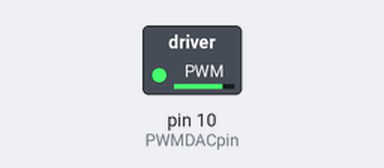
Bench run of a sketch on a simulated Arduino Uno, built with avr-gcc and run on an emulated ATmega328P. Parts: switched loads named in the sketch (green lamp = pin HIGH).

Above: at 0.1 s.
At 16.1 s:
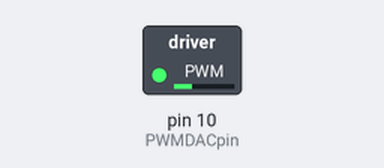
At 20.1 s:
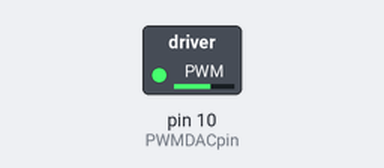
At 36.1 s:
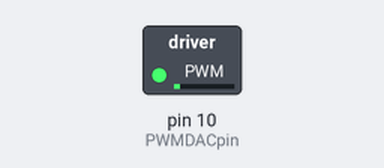
Timing chart, 0 to 37.6 s (numbered marks = the images above):
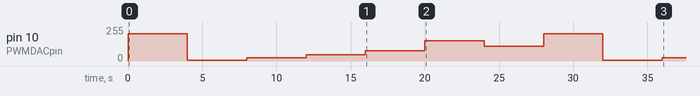

The sketch:

DAC_TEST.ino
```cpp
#include "TimerOne.h"

#define PWMDACpin 10
#define PWMperiod 32
#define PWMVALUE(v) ((1024/5)*v)
#define DACOUT(n) Timer1.pwm(PWMDACpin, n)

//#define WHEEL_NONE 820
//const uint16_t WHEEL_NONE = PWMVALUE(4);
#define WHEEL_NONE 820
#define VOL_DOWN 24
#define VOL_UP 102
#define TRK_UP 184
#define TRK_DOWN 307
#define MUTE 614
#define MODE 450


void setup() {
  pinMode(PWMDACpin, OUTPUT);
  Timer1.initialize(PWMperiod);
}

void loop() {
  DACOUT(WHEEL_NONE);
  delay(4000);
  DACOUT(VOL_DOWN);
  delay(4000);
  DACOUT(VOL_UP);
  delay(4000);
  DACOUT(TRK_UP);
  delay(4000);
  DACOUT(TRK_DOWN);
  delay(4000);
  DACOUT(MUTE);
  delay(4000);
  DACOUT(MODE);
  delay(4000);
}
```

Measured:
- by itself, pin 10 (PWMDACpin): 0/255 → 205/255 at 0.00 s, → 6/255 4.0 s later, → 25/255 4.0 s later, → 46/255 4.0 s later, … (10 changes in this stretch)
